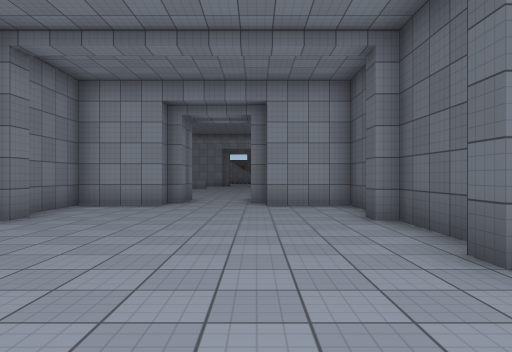
view 1 (above)

16 first-person views from a walk through a scene from a Unity 3-D project. The camera is 1.4 m above the floor, looks level and sees 70° across. The floor is counted in squares, 2 m on a side. Each view is taken from the middle of a square. On the plan, view 1 faces up. The plan holds only what a view shows up to about 11 squares ahead; the rest is blank. The place goes on beyond the plan. The player character is not drawn. Some animated figures are left out. Some surface patterns are stand-ins.

view 2
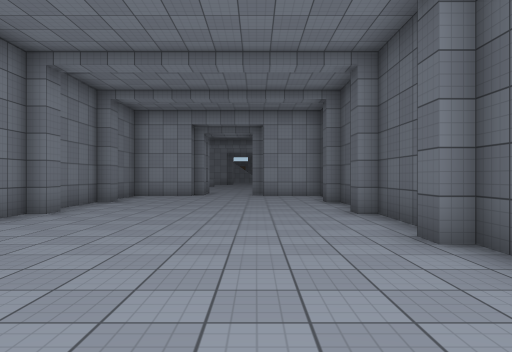

view 3
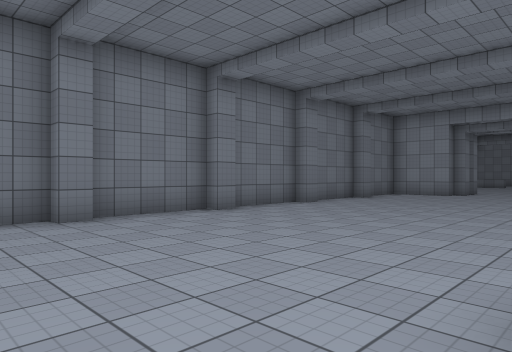

view 4
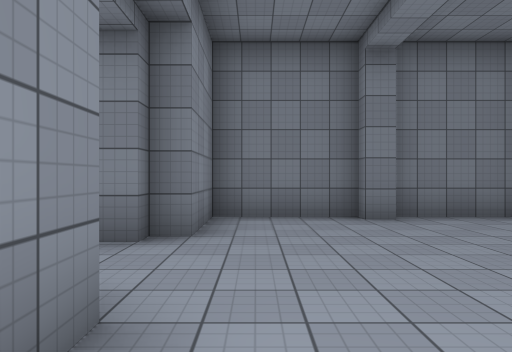

view 5
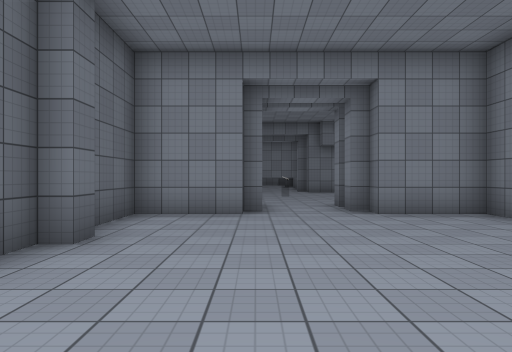

view 6
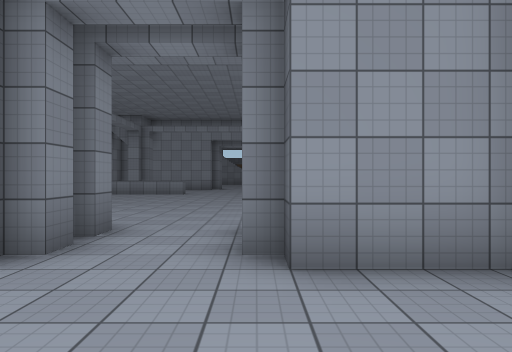

view 7
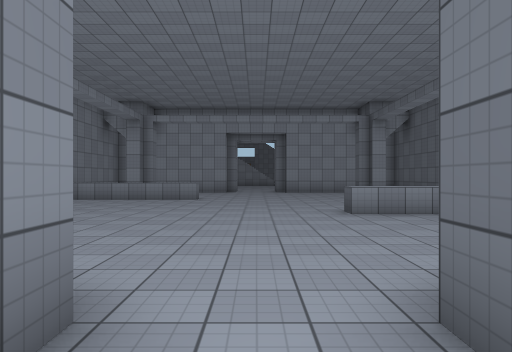

view 8
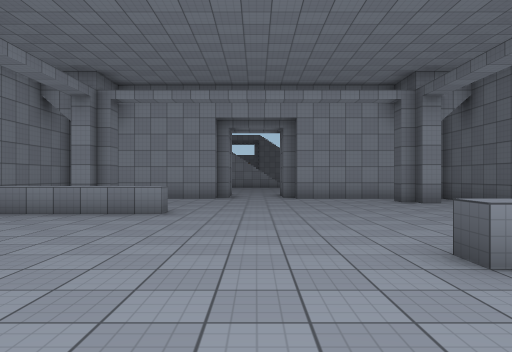

view 9
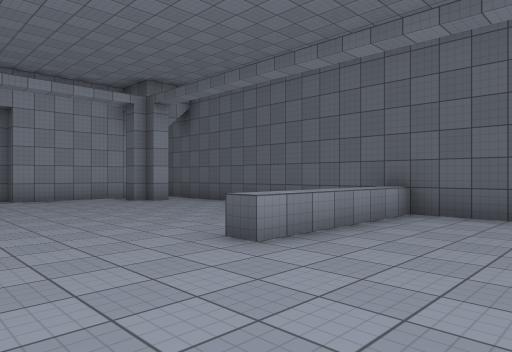

view 10
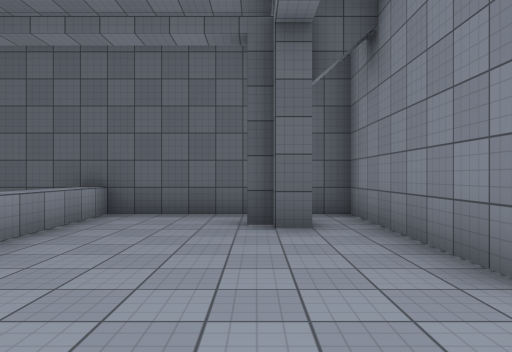

view 11
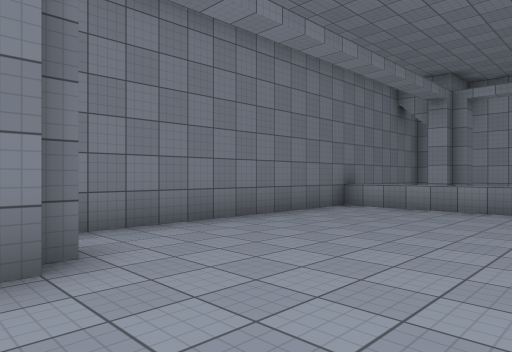

view 12
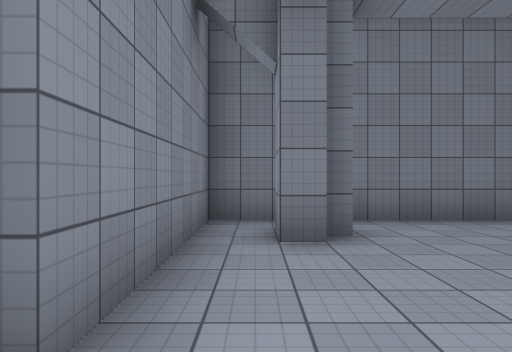

view 13
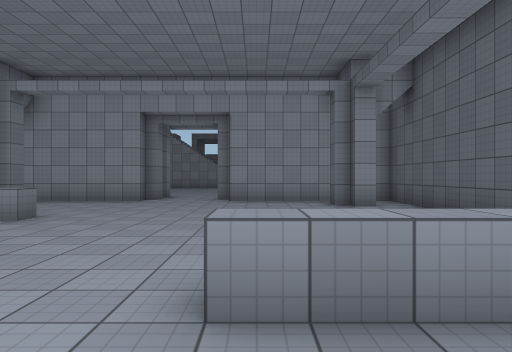

view 14
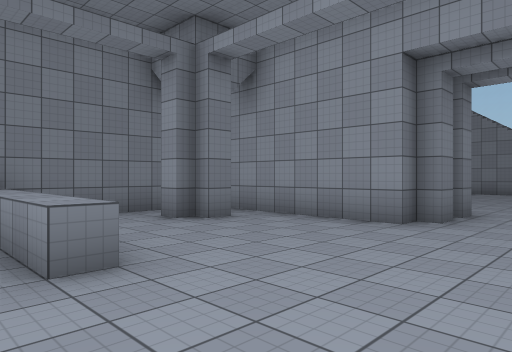

view 15
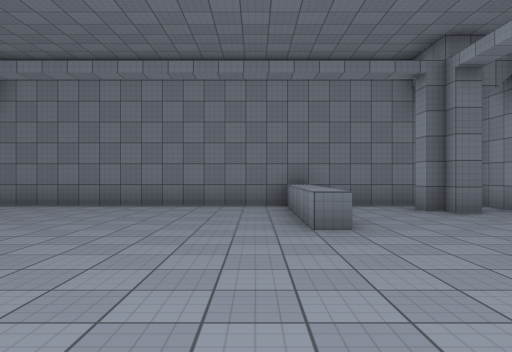

view 16
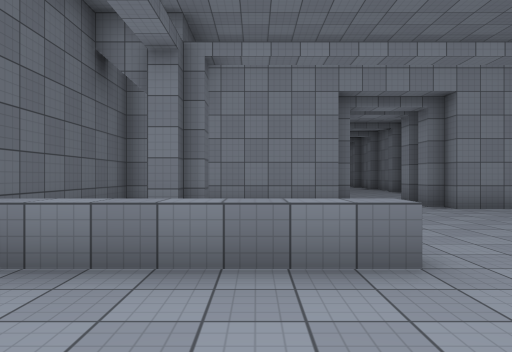

### Floor plan
Key: @ floor where view 1 was taken; # wall or solid block; x gap in a wall; . floor; ^ raised ledge.
Columns run from 7 left of view 1 to 5 right of it. Each row starts with its distance up from view 1.
 25 ######.####
 24 #...........#
 23 #.#.......#.#
 22 #...........#
 21 #...........#
 20 #^^^^.......#
 19 #.......... #
 18 #.......... #
 17 #...........#
 16 #.......^^^^#
 15 #...........#
 14 #...........#
 13 #x#.......#.#
 12 #...........#
 11 ######.######
 10     ##.##
  9   ###...###
  8   #.......#
  7   #.......
  6   ##.....##
  5   #.......#
  4   #.......#
  3   ##.....##
  2   #.......#
  1   #.......#
  0   ##...@.##
 -1   #.......#
 -2   #.......#
 -3   ##.....##
 -4   #.......#
 -5   #.......#
 -6   ####.####
 -7      #.
 -8      ...
 -9      ...
-10      ...

Positions as (right, up) in squares from view 1, and headings:
1: (0, 0), facing up
2: (0, -4), facing up
3: (2, -5), facing up-left
4: (2, -5), facing left
5: (0, 1), facing down
6: (0, 6), facing up
7: (-1, 9), facing up
8: (-1, 13), facing up
9: (-2, 13), facing up-right
10: (-2, 13), facing right
11: (-2, 12), facing up-left
12: (-1, 12), facing left
13: (1, 14), facing up
14: (0, 19), facing up-left
15: (2, 19), facing left
16: (2, 19), facing down
